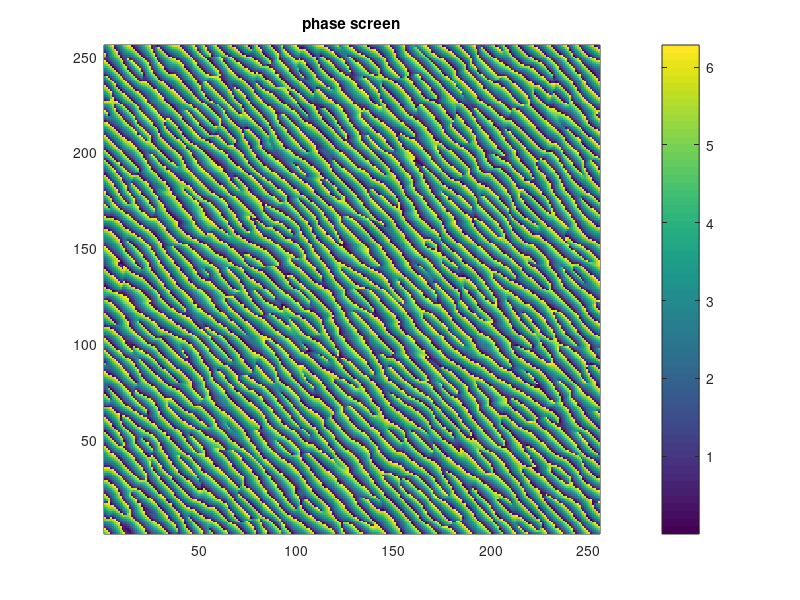
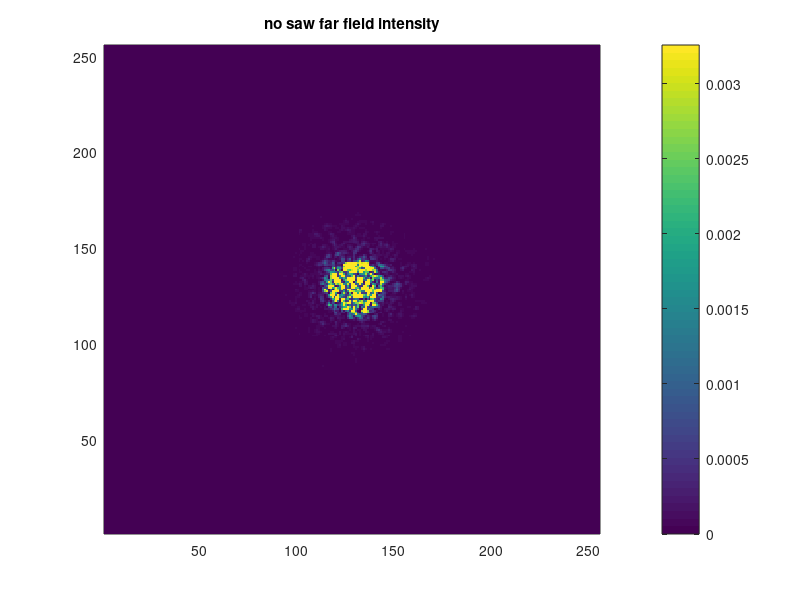
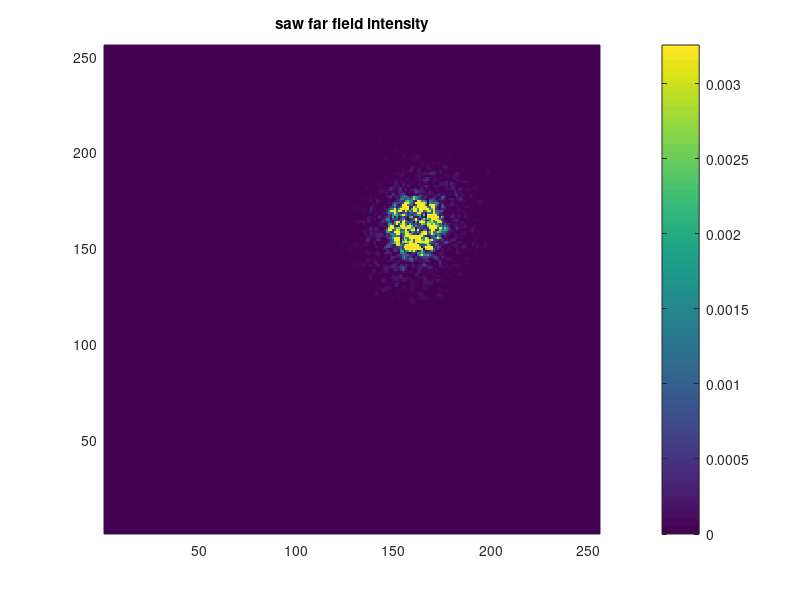

The MATLAB script that drew these images, in order:
% Stephen Guth, USNA, 12/03/2015, implementing Hyde, Basu, Voelz, and Xiao
% (2015).
%
% Script to generate sawtooth-displaced [mgsm] phase screens
%
% Define terms:
%
% mask - the full size grid controlling phase
% saw - the full size grid controlling amplitude
% F - the full size grid correcting the phase distortions due to saw
% screen - the full grid controlling both phase and amplitde
% reducedN - the "small grid" over which the saw heights are defined.  In
%   practice, we don't care much about this.
% kernel - also window, the coherence function convolved with random noise
%   to produce the grid phi_0

%
% Algorithm steps:
% 1) Set parameters
% 2) Create the window function (or kernel)
% 3) Voodoo magic to find h(x, y)  [Not important]
% 4) Create the sawtooth using h(x, y)
% 5) Create the sawtooth correction
% 6) Create and save each screen by convoling the kernel with circularly
%   complex Gaussian noise, and then adding the sawtooth and sawtooth
%   correction
% 7) Plots!
%

N = 256;            % SLM grid size
d = 8;              % Sawtooth length
Ufactor = 0.7;      % Voodoo from the blackest depths

M = 40;             % Puts the M in MGSM *** CHANGE
Corr_width_2 = 64;  % MGSM correlation length squared, in pixels *** CHANGE
deltax = 4;         % BGSM ring parameter
Beta = 4;           % BGSM ring parameter
l = 1;              % vortex parameter, roughly "number of turns"

numScreens = 1;   % *** CHANGE

reducedN = floor(N/d);
[xx, yy] = ndgrid(1:N, 1:N);

%
% Make the convolution kernal for the phase relations
% 'kernel' and 'window' are the same thing.
%

r = size(xx, 1)/2;       % choose center of grid
c = size(yy, 2)/2;
rho = sqrt((xx-r).^2 + (yy-c).^2);
rho2 = (xx-r).^2 + (yy-c).^2;
theta = atan2(xx-r, yy-c);

windowx = zeros(size(rho));
windowName = 'default';         % for output naming

kernelType = 'mgsm';      % *** CHANGE
switch kernelType
    case 'mgsm'
        for m = 1:1:M;         % add in additional windows
            window_m = factorial(M)/factorial(m)/factorial(M-m)*(-1)^(m-1)/m ...
                *exp(-rho.^2/(2*m*Corr_width_2));
            windowx = windowx + window_m;

            cc = factorial(M)/factorial(m)/factorial(M-m)*(-1)^(m-1)/m;
        end
        windowName = sprintf('mgsm_%d_%d', Corr_width_2, M);    % *** CHANGE
    
    case 'ring'
        param1 = Beta*rho/deltax;
        param2 = rho.^2/(2*deltax^2); 
        windowx = besselj(0,param1).*exp(-param2);
        windowName = sprintf('ring_%d_%d', deltax, Beta);
        
    case 'vortex'
        windowx = exp(-rho2/(2*Corr_width_2));
        prefactor = -sqrt(1/(2*pi))*rho/sqrt(Corr_width_2).* ...
            exp(-rho2/(4*Corr_width_2));
        for m = 1:1:M;        % add in additional windows
            window_m = prefactor.*(1/m)*(-1i)^(m*l).*sin(m*l*theta).*...
                 (besseli((m*l-1)/2, rho2/(4*Corr_width_2)) - ...
                  besseli((m*l+1)/2, rho2/(4*Corr_width_2)));

            windowx = windowx + window_m;
        end
        windowName = sprintf('vortex_%d_%d', l, Corr_width_2);
        
    case 'swirl'
        windowx = exp(-rho2/(2*Corr_width_2));
        windowv = (-1i)^l*pi^(1/2)*rho/(2*sqrt(2)*sqrt(Corr_width_2)).* ...
                exp(-rho2/(4*Corr_width_2)).*...
                    (besseli((l-1)/2, rho2/(4*Corr_width_2)) - ... 
                     besseli((l+1)/2, rho2/(4*Corr_width_2))).* ...
                cos(l*theta);
        windowx = windowx + windowv;
        windowName = sprintf('swirl_%d_%d', l, Corr_width_2);
        
    %
    % If you make a new window function, put it here in a new [case 'foo']
    % block.  Select if by changing [kernelType = 'foo'] above the switch
    % block.
    %
        
    otherwise
        warning('No instructions for making the %s kernel yet!', kernelType);
        
end

%
% Normalize the window function, then save its power spectrum.
%

window = windowx;
fullNormFactor = sum(window(:));
kernel = window/fullNormFactor;
sqrtPhi = fft2(kernel);

%
% Name the folder where the screens are gonna go
%

outputFolder = sprintf('Output\\Saw_%s\\', windowName);
mkdir(outputFolder);

%
% Calculate the amplitude relations.
%
% Inverting H (to go from field ratios to h) is not quite as simple as
% Voelz makes it out to be.
%
% I don't have much flexibility to pick U, and still get h to converge.  U
% must be less than or equal to 1.
%
% Voelz takes U from the complex screen amplitudes in a way that I don't
% entirely understand.  That step remains unimplemented.
%
% hbar = h/lambda;
%

U = Ufactor*ones(reducedN,reducedN);

H = @(x) sinc(pi*(1 - x));
x0 = 0.1; % guess
hbar = zeros(reducedN,reducedN);
for k = 1:reducedN
    for j = 1:reducedN
        hbar(k, j) = fzero( @(x)(H(x)-U(k,j)), x0 );
    end
end

%
% Build the saw
%

sawInterval = linspace(0, 1, d);
[sawXX, sawYY] = ndgrid(sawInterval, sawInterval);
sawTemplate = (sawXX+sawYY)*pi*2;

saw = zeros(N, N);
for k = 1:reducedN
    for j = 1:reducedN
        sawBlockXX = (k-1)*d + (1:d);
        sawBlockYY = (j-1)*d + (1:d);
        saw(sawBlockXX, sawBlockYY) = sawTemplate*hbar(k,j);
    end
end
sawPhase = saw;

%
% Correct the phase from the saw distortion
%

F = zeros(N, N);
for k = 1:reducedN
    for j = 1:reducedN
        sawBlockXX = (k-1)*d + (1:d);
        sawBlockYY = (j-1)*d + (1:d);
        F(sawBlockXX, sawBlockYY) = exp(-1i*pi*(1-hbar(k, j)));
    end
end
FPhase = angle(F);

%
% Make each screen
%

for k = 1:numScreens
    
    %
    % Fourier method for randomness.
    % If you prefer the convolution method, comment out the line with
    % ifft2() and replace it with the conv2() line
    %
    
    r = randn(N, N) + 1i*randn(N, N);
    mask = ifft2(r.*sqrtPhi);                % *** CHANGE
    oldMask = conv2(r, kernel, 'same');
    
    maskPhase = angle(mask);
    
    %
    % Put it all together -- Build the screens
    %
    % Can keep both, can write the old screen with sawtooth if you want to
    % compare
    %
    
    oldScreen = mod(angle(oldMask), 2*pi);
    sawScreen = mod(maskPhase + sawPhase + FPhase, 2*pi);
    figname = sprintf('%svoelz_%s_num_%d.bmp', outputFolder, windowName, k);
    imwrite(sawScreen/(2*pi),figname, 'bmp');
end


%
% Simulation Stuff
%

doSim = true;       % *** CHANGE if you don't want pretty pictures %doSim = false;
if doSim
    A = 1;          % normalization thing
    b = N/4;        % incoming beam radius
    rr2 = ((xx-N/2).^2 + (yy-N/2).^2);
    gBeam = A*exp(-rr2/b^2);    % Gaussian illumination of SLM
    uBeam = ones(size(rr2));    % Uniform illumination of SLM
    beam = gBeam;
    beam = beam/sum(beam(:));   % Normalization for prettier plotting

    noSawFarField = fftshift(fft2(exp(1i*oldScreen).*beam));
    noSawFarIntensity = abs(noSawFarField).^2;

    sawFarField = fftshift(fft2(exp(1i*sawScreen).*beam));
    sawFarIntensity = abs(sawFarField).^2;

    figure(1);
    clf;
    pcolor(abs(sawScreen));
    shading flat
    title('phase screen')
    colorbar();

    maxIntensity = max(max(noSawFarIntensity(:)), max(sawFarIntensity(:)));

    figure(2)
    clf
    pcolor(noSawFarIntensity);
    shading flat
    title('no saw far field intensity');
    caxis([0 maxIntensity*1e-1])
    colorbar();

    figure(3)
    clf
    pcolor(sawFarIntensity);
    shading flat
    title('saw far field intensity');
    caxis([0 maxIntensity*1e-1])
    colorbar();
end